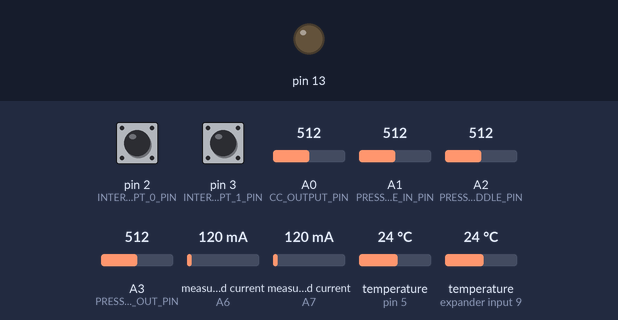
The sketch below on a simulated Arduino Nano, built with avr-gcc and run on an emulated ATmega328P. Parts: output pins drawn as LEDs (lit = HIGH). The inputs (shaded band) are chosen by the test bench; at power-on: pin 2 (INTERRUPT_0_PIN) LOW, pin 3 (INTERRUPT_1_PIN) LOW, A0 (CC_OUTPUT_PIN) = 512, A1 (PRESSURE_IN_PIN) = 512, A2 (PRESSURE_MIDDLE_PIN) = 512, A3 (PRESSURE_OUT_PIN) = 512, measured current (sensors on A6, A7) 120 mA, temperature (sensors on pin 5, expander input 9) 24 °C.

Above: at 0.4 s.
Timing chart, 0 to 1.9 s (numbered marks = the images above):
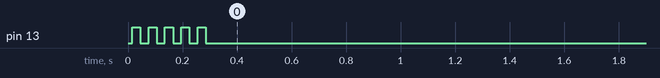

The sketch:

unicum.ino
```cpp
/*
 * If defined are also enabled: DHT, FLOOD, WATERLEVEL, 3rd temperature
 */
//#define MAY_COMPLETE_SETUP 1

#define FIRMWARE_VERSION 7

// Included libraries
#include <Wire.h>
#include <math.h>
#include <OneWire.h>
#include <DallasTemperature.h>
#include <EmonLib.h>

#ifdef MAY_COMPLETE_SETUP
  #include <SoftwareSerial.h>
  #include <DHT.h>
#endif

/*
 * Contants
 */
#define EMON_CALIB        111.0
#define EMON_IRMS_CALIB   1480
#define SCALE_CC          1.0
#define SCALE_AC1         1.0
#define SCALE_AC2         1.0
#define SCALE_AC3         1.0

/*
 * Define slave I2C
 */
#define I2C_ADDR      0x27

/*
 * I2C registers descriptions
 */
#define EVENT_GET_FIRMWARE_VERSION          0x90

#define EVENT_GET_TEMP_PANEL_1     0x10
#define EVENT_GET_TEMP_PANEL_2     0x14
#define EVENT_GET_TEMP_ENV         0x18

#define EVENT_GET_PRESSURE_IN      0x20
#define EVENT_GET_PRESSURE_OUT     0x24
#define EVENT_GET_PRESSURE_MIDDLE  0x28

#define EVENT_GET_FLUX_IN          0x30
#define EVENT_GET_FLUX_OUT         0x34

#define EVENT_GET_CC_CURRENT       0x40
#define EVENT_GET_AC1_CURRENT      0x44
#define EVENT_GET_AC2_CURRENT      0x48

#define EVENT_GET_DHT11_AIR        0x50
#define EVENT_GET_DHT11_HUMIDITY   0x54

#define EVENT_GET_FLOODING_STATUS  0x60

#define EVENT_GET_WATER_LEVEL      0x70

/*
 * Pin declaration
 */

  #define CC_OUTPUT_PIN         A0
  #define PRESSURE_IN_PIN       A1
  #define PRESSURE_MIDDLE_PIN   A2
  #define PRESSURE_OUT_PIN      A3
  #define AC_OUTPUT_1_PIN       A6
  #define AC_OUTPUT_2_PIN       A7
  #define INTERRUPT_0_PIN       2
  #define INTERRUPT_1_PIN       3
	#define TEMP_ONE_WIRE_BUS     5
	#define DHT11_ONEWIRE_BUS     6
	#define FLOOD_PIN             7
	#define SERIAL_RX_PIN         9
	#define SERIAL_TX_PIN         10

/*
 * Output variables
 */
uint8_t VALUE_FIRMWARE_VERSION = (uint8_t) FIRMWARE_VERSION;

float VALUE_TEMP_PANEL_1       = 0;
float VALUE_TEMP_PANEL_2       = 0;

float VALUE_PRESSURE_IN        = 0;
float VALUE_PRESSURE_OUT       = 0;
float VALUE_PRESSURE_MIDDLE    = 0;
int   VALUE_FLUX_IN            = 0;
int   VALUE_FLUX_OUT           = 0;

float VALUE_CC                 = 0;
float VALUE_AC1                = 0;
float VALUE_AC2                = 0;

#ifdef MAY_COMPLETE_SETUP
  float VALUE_TEMP_ENV           = 0;
  float VALUE_DHT11_AIR          = 0;
  float VALUE_DHT11_HUMIDITY     = 0;
  int   VALUE_WATER_LEVEL        = 0;
  uint8_t VALUE_FLOODING_STATUS  = 0;
#endif

/*
 * Common variables
 */
uint8_t EVENT = 0;


/*
 * Local variables
 */
volatile int int0count = 0, int1count = 0;

OneWire  ds(TEMP_ONE_WIRE_BUS);
DallasTemperature sensors(&ds);
float tempPanel1, tempPanel2, tempEnv;
int pressureIn, pressureOut, pressureMiddle, fluxIn, fluxOut, waterLevel;
EnergyMonitor acOutput1;
EnergyMonitor acOutput2;

#ifdef MAY_COMPLETE_SETUP
  int isFlooded;
  SoftwareSerial DYPSensor(SERIAL_RX_PIN, SERIAL_TX_PIN); // RX, TX
  const int MAX_TRY_SERIAL = 50;
  const int CYCLES = 10;
  float dht11air, dht11humidity;
  DHT dht(DHT11_ONEWIRE_BUS, DHT11);
#endif
/*
 * Setup
 */
void setup() {
	Serial.begin(115200);
	sensors.begin();
	attachInterrupt(0, interrupt0Handler,  RISING);
	attachInterrupt(1, interrupt1Handler,  RISING);
	pinMode(INTERRUPT_0_PIN,  INPUT);
	pinMode(INTERRUPT_1_PIN,  INPUT);
	acOutput1.current(AC_OUTPUT_1_PIN, EMON_CALIB);
	acOutput2.current(AC_OUTPUT_2_PIN, EMON_CALIB);

#ifdef MAY_COMPLETE_SETUP
  dht.begin();
  DYPSensor.begin(9600);
  pinMode(7, INPUT);
#endif

	// Output pin muxing
	pinMode(13, OUTPUT);

	// I2c slave mode enabling
	Wire.begin(I2C_ADDR);
	Wire.onRequest(requestEvent); // data request to slave
	Wire.onReceive(receiveEvent); // data slave received

  for(int i=0; i<5; i++){
    digitalWrite(13, HIGH);
    delay(30);
    digitalWrite(13, LOW);
    delay(30);
    }
}


void loop() {
  int0count  = 0;
  int1count  = 0;
	sensors.requestTemperatures();

	tempPanel1    = sensors.getTempCByIndex(0);
	tempPanel2    = sensors.getTempCByIndex(1);

  pressureIn     = analogRead(PRESSURE_IN_PIN);
  pressureOut    = analogRead(PRESSURE_OUT_PIN);
  pressureMiddle = analogRead(PRESSURE_MIDDLE_PIN);

	// counting interrupts
	sei();
	delay(500);
	cli();

	fluxIn  = int0count;
	fluxOut = int1count;

  int Icc = analogRead(CC_OUTPUT_PIN);
  double Irms1 = acOutput1.calcIrms(1480);  // Calculate Irms only
  double Irms2 = acOutput2.calcIrms(1480);  // Calculate Irms only

  #ifdef MAY_COMPLETE_SETUP
    isFlooded     = digitalRead(FLOOD_PIN);
    dht11air      = dht.readTemperature();
    dht11humidity = dht.readHumidity();
    waterLevel    = GetDistance();
    tempEnv       = sensors.getTempCByIndex(2);
  #endif

  VALUE_TEMP_PANEL_1 = (float)  tempPanel1;
  VALUE_TEMP_PANEL_2 = (float)  tempPanel2;
	VALUE_FLUX_IN      = (int) fluxIn;
	VALUE_FLUX_OUT     = (int) fluxOut;
	VALUE_PRESSURE_IN  = (float) pressureIn;
	VALUE_PRESSURE_OUT = (float) pressureOut;
  VALUE_PRESSURE_MIDDLE = (float) pressureMiddle;
  VALUE_CC  = (float) Icc ;
  VALUE_AC1 = (float)(Irms1 * SCALE_AC1);
  VALUE_AC2 = (float)(Irms2 * SCALE_AC2);

  #ifdef MAY_COMPLETE_SETUP
    VALUE_FLOODING_STATUS = (uint8_t) isFlooded;
    VALUE_DHT11_AIR       = dht11air;
    VALUE_DHT11_HUMIDITY  = dht11humidity;
    VALUE_WATER_LEVEL  = (int) waterLevel;
    VALUE_TEMP_ENV     = (float)  tempEnv;
  #endif

	digitalWrite(13, HIGH);
	delay(10);
	digitalWrite(13, LOW);
	delay(10);

	//delay(100);
}


// I2C management
void receiveEvent(int countToRead) {
  byte x;
  while (0 < Wire.available()) {
    x = Wire.read();
  }
  EVENT = x;
}


uint8_t b = 0;

void requestEvent() {
  String event_s = "0xFF";
  switch (EVENT) {
    case EVENT_GET_FIRMWARE_VERSION:
      Wire.write( VALUE_FIRMWARE_VERSION );
      break;

    case EVENT_GET_TEMP_PANEL_1 + 0:
      b = float2Bytes(VALUE_TEMP_PANEL_1, 0);
      Wire.write( b );
      break;
    case EVENT_GET_TEMP_PANEL_1 + 1:
      b = float2Bytes(VALUE_TEMP_PANEL_1, 1);
      Wire.write( b );
      break;
    case EVENT_GET_TEMP_PANEL_1 + 2:
      b = float2Bytes(VALUE_TEMP_PANEL_1, 2);
      Wire.write( b );
      break;
    case EVENT_GET_TEMP_PANEL_1 + 3:
      b = float2Bytes(VALUE_TEMP_PANEL_1, 3);
      Wire.write( b );
      break;

    case EVENT_GET_TEMP_PANEL_2 + 0:
      b = float2Bytes(VALUE_TEMP_PANEL_2, 0);
      Wire.write( b );
      break;
    case EVENT_GET_TEMP_PANEL_2 + 1:
      b = float2Bytes(VALUE_TEMP_PANEL_2, 1);
      Wire.write( b );
      break;
    case EVENT_GET_TEMP_PANEL_2 + 2:
      b = float2Bytes(VALUE_TEMP_PANEL_2, 2);
      Wire.write( b );
      break;
    case EVENT_GET_TEMP_PANEL_2 + 3:
      b = float2Bytes(VALUE_TEMP_PANEL_2, 3);
      Wire.write( b );
      break;

    case EVENT_GET_PRESSURE_IN + 0:
      b = float2Bytes(VALUE_PRESSURE_IN, 0);
      Wire.write( b );
      break;
    case EVENT_GET_PRESSURE_IN + 1:
      b = float2Bytes(VALUE_PRESSURE_IN, 1);
      Wire.write( b );
      break;
    case EVENT_GET_PRESSURE_IN + 2:
      b = float2Bytes(VALUE_PRESSURE_IN, 2);
      Wire.write( b );
      break;
    case EVENT_GET_PRESSURE_IN + 3:
      b = float2Bytes(VALUE_PRESSURE_IN, 3);
      Wire.write( b );
      break;

    case EVENT_GET_PRESSURE_OUT + 0:
      b = float2Bytes(VALUE_PRESSURE_OUT, 0);
      Wire.write( b );
      break;
    case EVENT_GET_PRESSURE_OUT + 1:
      b = float2Bytes(VALUE_PRESSURE_OUT, 1);
      Wire.write( b );
      break;
    case EVENT_GET_PRESSURE_OUT + 2:
      b = float2Bytes(VALUE_PRESSURE_OUT, 2);
      Wire.write( b );
      break;
    case EVENT_GET_PRESSURE_OUT + 3:
      b = float2Bytes(VALUE_PRESSURE_OUT, 3);
      Wire.write( b );
      break;

    case EVENT_GET_PRESSURE_MIDDLE + 0:
      b = float2Bytes(VALUE_PRESSURE_MIDDLE, 0);
      Wire.write( b );
      break;
    case EVENT_GET_PRESSURE_MIDDLE + 1:
      b = float2Bytes(VALUE_PRESSURE_MIDDLE, 1);
      Wire.write( b );
      break;
    case EVENT_GET_PRESSURE_MIDDLE + 2:
      b = float2Bytes(VALUE_PRESSURE_MIDDLE, 2);
      Wire.write( b );
      break;
    case EVENT_GET_PRESSURE_MIDDLE + 3:
      b = float2Bytes(VALUE_PRESSURE_MIDDLE, 3);
      Wire.write( b );
      break;

    case EVENT_GET_FLUX_IN + 0:
      b = int2Bytes(VALUE_FLUX_IN, 0);
      Wire.write( b );
      break;
    case EVENT_GET_FLUX_IN + 1:
      b = int2Bytes(VALUE_FLUX_IN, 1);
      Wire.write( b );
      break;

    case EVENT_GET_FLUX_OUT + 0:
      b = int2Bytes(VALUE_FLUX_OUT, 0);
      Wire.write( b );
      break;
    case EVENT_GET_FLUX_OUT + 1:
      b = int2Bytes(VALUE_FLUX_OUT, 1);
      Wire.write( b );
      break;


    case EVENT_GET_CC_CURRENT + 0:
      b = float2Bytes(VALUE_CC, 0);
      Wire.write( b );
      break;
    case EVENT_GET_CC_CURRENT + 1:
      b = float2Bytes(VALUE_CC, 1);
      Wire.write( b );
      break;
    case EVENT_GET_CC_CURRENT + 2:
      b = float2Bytes(VALUE_CC, 2);
      Wire.write( b );
      break;
    case EVENT_GET_CC_CURRENT + 3:
      b = float2Bytes(VALUE_CC, 3);
      Wire.write( b );
      break;

    case EVENT_GET_AC1_CURRENT + 0:
      b = float2Bytes(VALUE_AC1, 0);
      Wire.write( b );
      break;
    case EVENT_GET_AC1_CURRENT + 1:
      b = float2Bytes(VALUE_AC1, 1);
      Wire.write( b );
      break;
    case EVENT_GET_AC1_CURRENT + 2:
      b = float2Bytes(VALUE_AC1, 2);
      Wire.write( b );
      break;
    case EVENT_GET_AC1_CURRENT + 3:
      b = float2Bytes(VALUE_AC1, 3);
      Wire.write( b );
      break;

    case EVENT_GET_AC2_CURRENT + 0:
      b = float2Bytes(VALUE_AC2, 0);
      Wire.write( b );
      break;
    case EVENT_GET_AC2_CURRENT + 1:
      b = float2Bytes(VALUE_AC2, 1);
      Wire.write( b );
      break;
    case EVENT_GET_AC2_CURRENT + 2:
      b = float2Bytes(VALUE_AC2, 2);
      Wire.write( b );
      break;
    case EVENT_GET_AC2_CURRENT + 3:
      b = float2Bytes(VALUE_AC2, 3);
      Wire.write( b );
      break;


    #ifdef MAY_COMPLETE_SETUP
      case EVENT_GET_WATER_LEVEL + 0:
        b = int2Bytes(VALUE_WATER_LEVEL, 0);
        Wire.write( b );
        break;
      case EVENT_GET_WATER_LEVEL + 1:
        b = int2Bytes(VALUE_WATER_LEVEL, 1);
        Wire.write( b );
        break;

      case EVENT_GET_DHT11_AIR + 0:
        b = float2Bytes(VALUE_DHT11_AIR, 0);
        Wire.write( b );
        break;
      case EVENT_GET_DHT11_AIR + 1:
        b = float2Bytes(VALUE_DHT11_AIR, 1);
        Wire.write( b );
        break;
      case EVENT_GET_DHT11_AIR + 2:
        b = float2Bytes(VALUE_DHT11_AIR, 2);
        Wire.write( b );
        break;
      case EVENT_GET_DHT11_AIR + 3:
        b = float2Bytes(VALUE_DHT11_AIR, 3);
        Wire.write( b );
        break;

      case EVENT_GET_DHT11_HUMIDITY + 0:
        b = float2Bytes(VALUE_DHT11_HUMIDITY, 0);
        Wire.write( b );
        break;
      case EVENT_GET_DHT11_HUMIDITY + 1:
        b = float2Bytes(VALUE_DHT11_HUMIDITY, 1);
        Wire.write( b );
        break;
      case EVENT_GET_DHT11_HUMIDITY + 2:
        b = float2Bytes(VALUE_DHT11_HUMIDITY, 2);
        Wire.write( b );
        break;
      case EVENT_GET_DHT11_HUMIDITY + 3:
        b = float2Bytes(VALUE_DHT11_HUMIDITY, 3);
        Wire.write( b );
        break;

      case EVENT_GET_FLOODING_STATUS:
        Wire.write(VALUE_FLOODING_STATUS);
        break;

      case EVENT_GET_TEMP_ENV + 0:
        b = float2Bytes(VALUE_TEMP_ENV, 0);
        Wire.write( b );
        break;
      case EVENT_GET_TEMP_ENV + 1:
        b = float2Bytes(VALUE_TEMP_ENV, 1);
        Wire.write( b );
        break;
      case EVENT_GET_TEMP_ENV + 2:
        b = float2Bytes(VALUE_TEMP_ENV, 2);
        Wire.write( b );
        break;
      case EVENT_GET_TEMP_ENV + 3:
        b = float2Bytes(VALUE_TEMP_ENV, 3);
        Wire.write( b );
        break;

    #endif

    default:
      Wire.write(0xFF);
      break;
    }
  //Serial.println("Request event OUT: " + event_s);
}


uint8_t float2Bytes(float floatVal, int id){
	uint8_t *b = (uint8_t *) &floatVal;
	return b[id];
}

uint8_t int2Bytes(int intVal, int id){
	uint8_t *b = (uint8_t *)&intVal;
	return b[id];
}


void interrupt0Handler(){
	int0count++;
}


void interrupt1Handler(){
	int1count++;
}


void discoverOneWireDevices(void) {
	byte i;
	byte present = 0;
	byte data[12];
	byte addr[8];

	Serial.print("Looking for 1-Wire devices...\n\r");
	while(ds.search(addr)) {
		Serial.print("\n\rFound \'1-Wire\' device with address:\n\r");

		for( i = 0; i < 8; i++) {
			Serial.print("0x");
			if (addr[i] < 16) {
				Serial.print('0');
	      		}
			Serial.print(addr[i], HEX);

			if (i < 7) {
				Serial.print(", ");
			}
		}
		if ( OneWire::crc8( addr, 7) != addr[7]) {
			Serial.print("CRC is not valid!\n");
			return;
		}
	}
	Serial.print("\n\r\n\rThat's it.\r\n");
	ds.reset_search();
	return;
	}


#ifdef MAY_COMPLETE_SETUP
int GetDistance() {
	int mean   = 0;
	int valids = 0;

	for(int i=0; i<CYCLES; i++){
		byte msb, lsb, checksum, checkcalc, tries = 0;
		int distance;

		while (msb != 255) {
			// wait for serial..
			while ( not DYPSensor.available() && tries < MAX_TRY_SERIAL ) {
				delay(10);
				tries++;
			}
			if (tries == MAX_TRY_SERIAL) {
				//Serial.println(" TIMED OUT WAITING FOR SERIAL.");
				return -1;
			}
			msb = DYPSensor.read();
		}

		// now we collect MSB, LSB, Checksum..
		while ( not DYPSensor.available() ) {
			delay(10);
		}
		msb = DYPSensor.read();

		while ( not DYPSensor.available() ) {
			delay(10);
		}
		lsb = DYPSensor.read();

		while ( not DYPSensor.available() ) {
			delay(10);
		}
		checksum = DYPSensor.read();

		// is the checksum ok?
		checkcalc = 255 + msb + lsb;

		if (checksum == checkcalc) {
			distance = msb * 256 + lsb;
			// Round from mm to cm
			distance += 5;
			distance = distance / 10;

			mean += distance;
			valids++;
		} else {
		  //Serial.println("bad checksum - ignoring reading.");
		  //return -1;
		}
	}
	return mean/valids;
}
#endif
```
